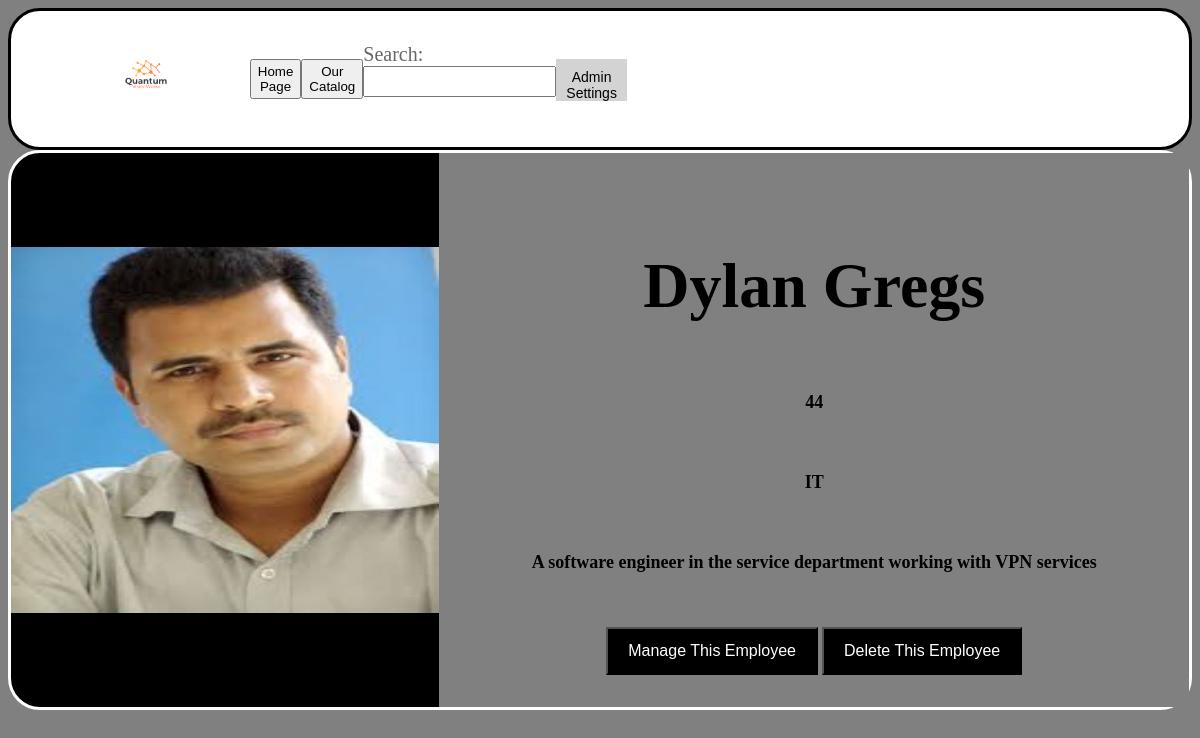
Page /Employee/2 (signed in) on the committed database.
### tables this page shows
CREATE TABLE employees
(
    employee_id INTEGER PRIMARY KEY AUTOINCREMENT,
    name TEXT NOT NULL,
    age INTEGER NOT NULL,
    department TEXT NOT NULL,
    job_description TEXT NOT NULL,
    img BLOB
);

### app.py (the view)
@app.route("/Employee/<int:employee_id>")
@login_required
def employee(employee_id):
    if g.user != "admin":
        return redirect( url_for("index"))
    search_form = SearchForm()
    db = get_db()
    employee = db.execute("""SELECT * FROM employees
                         WHERE employee_id = ?;""", (employee_id,)).fetchone()
    return render_template("employee.html", employee=employee, search_form=search_form)

### forms.py
class SearchForm(FlaskForm):
    search = StringField("Search:", validators=[InputRequired()])
    submit = SubmitField("submit")

### app.py (called while the page is built)
@app.before_request
def logged_in_user():
    g.user = session.get("user_id", None)

def login_required(view):
    @wraps(view)
    def wrapped_view(*args, **kwargs):
        if g.user is None:
            return redirect(url_for("login_status", next=request.url))
        return view(*args, **kwargs)
    return wrapped_view

### database.py (called while the page is built)
def get_db():
    if "db" not in g:
        g.db = sqlite3.connect(DATABASE,
            detect_types=sqlite3.PARSE_DECLTYPES
        )
        g.db.row_factory = sqlite3.Row
    return g.db

### templates/employee.html
{% extends "base.html" %}
{% block main_content %}
{% if employee %}
<section class="product">
    <section class="product-img">
        <img src="../{{ employee['img'] }}">
    </section>
    <section class="product-listing">
        <span class="content">
            <h1 class="name">{{ employee["name"] }}</h1>
            <h2 class="info">{{ employee["age"] }}</h2>
            <h2 class="info">{{ employee["department"] }}</h2>
            <h2 class="info">{{ employee["job_description"] }}</h2>
            <button class="btn" button
                onclick=window.location.href="{{url_for('employee_management', employee_id=employee['employee_id'])}}">Manage
                This Employee</button>
            <button class="btn" button
                onclick=window.location.href="{{url_for('delete_employee', employee_id=employee['employee_id'])}}">Delete
                This Employee</button>
        </span>
    </section>
</section>
{% endif %}
{% endblock %}

### static/styles.css (style rules this page uses)
@media screen and (min-width: 800px) { body { text-align: center; } }
@media screen and (min-width: 800px) { img { text-align: left; } }
@media screen and (min-width: 800px) { .product { position: relative; min-width: 50%; min-height: 60%; height: auto; display: flex; justify-content: center; align-items: center; background-color: black; border: solid white; border-radius: 2em; } }
@media screen and (min-width: 800px) { .product-img { width: 35%; height: 25%; background: white; position: relative; opacity: 0; transform: translateY(-4em); animation: fade-in 1s forwards 1; } }
@media screen and (min-width: 800px) { .product-img img { width: 100%; height: 100%; user-select: none; } }
@media screen and (min-width: 800px) { .product-listing { width: 70%; height: 70%; background: gray; padding: 2em; display: flex; justify-content: center; color: black; transform: translateY(50px); animation: fade-in 1s forwards 1; } }
@media screen and (min-width: 800px) { .name { font-family: 'dosis'; font-size: 4em; text-transform: capitalize; } }
@media screen and (min-width: 800px) { .info { font-size: 18px; line-height: 30px; margin: 50px 0; } }
@media screen and (min-width: 800px) { .btn { background: black; color: white; font-size: 16px; padding: 10px 20px; } }
body { background-color: gray; }
form label { opacity: 0.6; font-size: 1.25rem; }
#nav input[type=text] { padding: 6px; }
button { height:3em; cursor: pointer; }
.product { position: relative; min-width: 50%; min-height: 60%; height: auto; display: flex; justify-content: center; align-items: center; background-color: black; border: solid white; border-radius: 2em; }
.product-img { width: 50%; height: 35%; background: white; position: relative; opacity: 0; transform: translateY(-4em); animation: fade-in 1s forwards 1; }
.product-img img { width: 100%; height: 100%; user-select: none; }
.product-listing { width: 80%; height: 80%; background: gray; padding: 2em; display: flex; justify-content: center; color: black; transform: translateY(50px); animation: fade-in 1s forwards 1; }
.name { font-family: 'dosis'; font-size: 4em; text-transform: capitalize; }
.info { font-size: 18px; line-height: 30px; margin: 50px 0; }
.btn { background: black; color: white; font-size: 16px; padding: 10px 20px; cursor: pointer; }

### rows in the picture
employees: img (picture), name "Dylan Gregs", age "44", department "IT", job_description "A software engineer in the service department working with VPN services"

### other values in the picture
{{ search_form.search.label }} "Search:"
